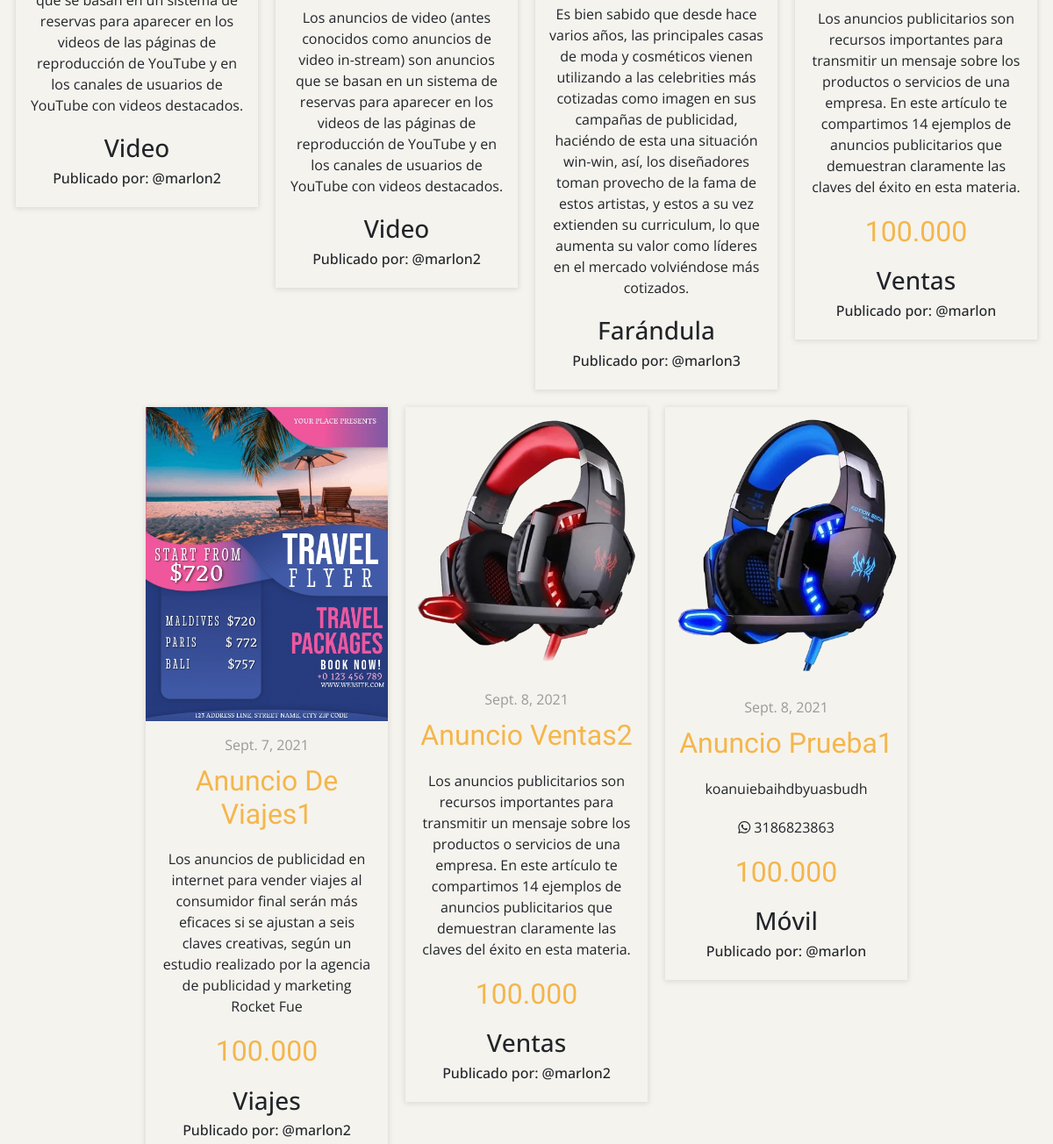
Before: / (middle part) with the older database file.
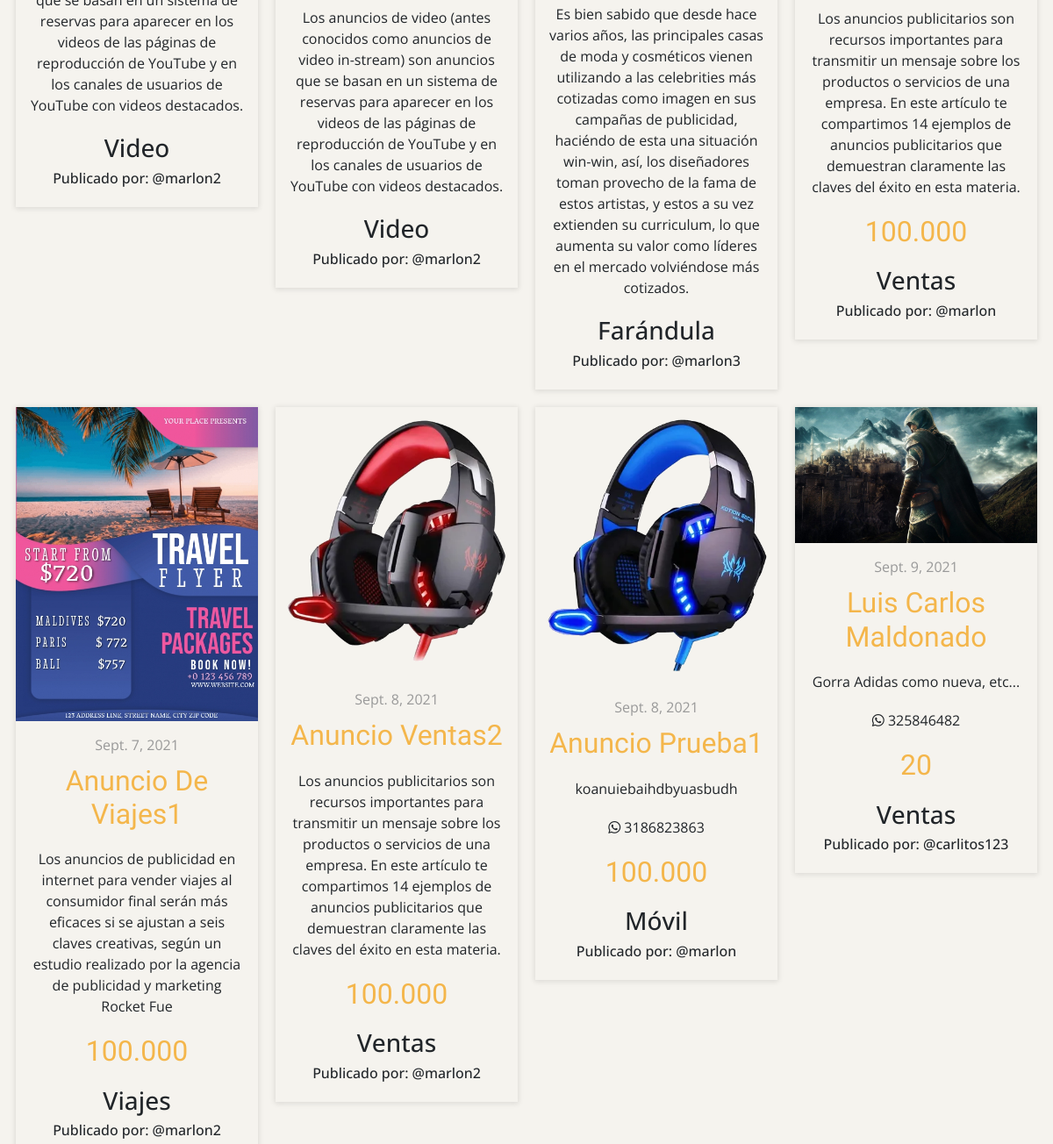
After: the same page with the newer database file.
### app/models.py (models this page shows, shortened)
class producto(models.Model):
    nombre=models.CharField(max_length=50)
    username=models.CharField(max_length=100)
    precio=models.IntegerField(null=True)
    descripcion=models.TextField()
    nuevo=models.BooleanField()
    categoria=models.ForeignKey(Categoria, on_delete=models.PROTECT)
    fecha_fabricacion=models.DateField(auto_now=True)
    telefono=models.CharField(null=True, max_length=10)
    imagen=models.ImageField(upload_to="productos", null="True")

class Categoria(models.Model):
    nombre= models.CharField(max_length=50)
    def __str__(self):
        return self.nombre

### app/views.py (the view)
# urls.py: path('', casa, name="home"),
def casa(request):
    productos = producto.objects.all()
    categorias =Categoria.objects.all()
    data = {
        'productos': productos,
        'categorias': categorias
    }
    return render (request, 'home.html', data)

### app/templates/home.html (shortened to what this page needs)
{% extends 'base.html' %}
{% load static %}
{% block css %}
<link rel="stylesheet" href="https://cdn.jsdelivr.net/bxslider/4.2.12/jquery.bxslider.css">
{% endblock %}
{% block content %}
{% load humanize %}
<div class="box">
    <div class="productos">
        {% for p in productos %}
        <div class="producto">
            <div class="contenedor_producto">
                {% if p.imagen %}
                <div class="post-header">
                    <img id="img_pro" src="{{p.imagen.url}}" alt="imagen producto">
                </div>
                {% endif %}
                <div class="detalle">
                    <span>{{p.fecha_fabricacion}}</span>
                    <h2>{{p.nombre | title}}</h2>
                    <p>{{p.descripcion}}</p>
                    {% if p.telefono %}
                    <p><i class="fab fa-whatsapp"></i>   {{p.telefono}}</p>
                    {% endif %}
                    {% if p.precio %}
                    <h2>{{p.precio | intcomma}}</h2>
                    {% endif %}
                    <h3>{{p.categoria | capfirst}}</h3>
                    <h6>Publicado por: @{{p.username}}</h6>
                </div>
            </div>
        </div>
    {% endfor %}
    </div>
</div>
{% endblock %}

### app/templates/base.html (shortened to what this page needs)
{% load bootstrap4 %}
{% bootstrap_css %}
<!DOCTYPE html>
<html lang="es">
<head>
    <link href="https://cdn.jsdelivr.net/npm/bootstrap@5.0.1/dist/css/bootstrap.min.css" rel="stylesheet">
    {% load static %}
    {% block css %}
    {% endblock %}
    <link rel="stylesheet" type="text/css" href="{% static 'css/estilos.css' %}">
    {% load pwa %}
</head>
<body>
    <div id="contenido">
            {% block content %}
            {% endblock %}
    </div>
</body>
</html>

### app/static/css/estilos.css (style rules this page uses)
* { margin:0; padding:0; }
body { *background-image:url(../img/peri_fondo.jpg); *background-size: cover; background: rgba(245,243,238,255); font-family: 'Open Sans', sans-serif; margin:0; padding:0; }
h1,h2 { font-family: Fredoka One; text-align: center; color:rgb(244,182,75) ; }
#contenido .box { *margin:auto; }
.productos { position: relative; display: flex; flex-wrap: wrap; justify-content: center; background-color: rgba(245,243,238,255); margin-bottom: 30px; }
.producto { width: 23%; margin-top: 20px; margin:10px; border-radius: 1rem; height: 20%; }
.contenedor_producto { box-shadow: 0 1px 6px 1px rgba(0, 0, 0, .1); overflow:hidden; transition: .2s; }
.detalle { padding:15px; text-align: center; }
.detalle span { display:inline-block; color:#999; margin-bottom:10px; }
.detalle h2 { margin-bottom:20px; }
.detalle p { line-height: 1.5; margin-bottom:20px; }
.producto img { width: 100%; height: 100%; object-fit: cover; transition: .2s; }
.post-header { width: 100%; height: 100%; overflow: hidden; cursor:pointer; }

Changed rows visible on the page:
added producto: imagen (picture), fecha_fabricacion "Sept. 9, 2021", nombre "Luis Carlos Maldonado", descripcion "Gorra Adidas como nueva, etc...", telefono "325846482", precio "20", categoria "Ventas", username "carlitos123"
